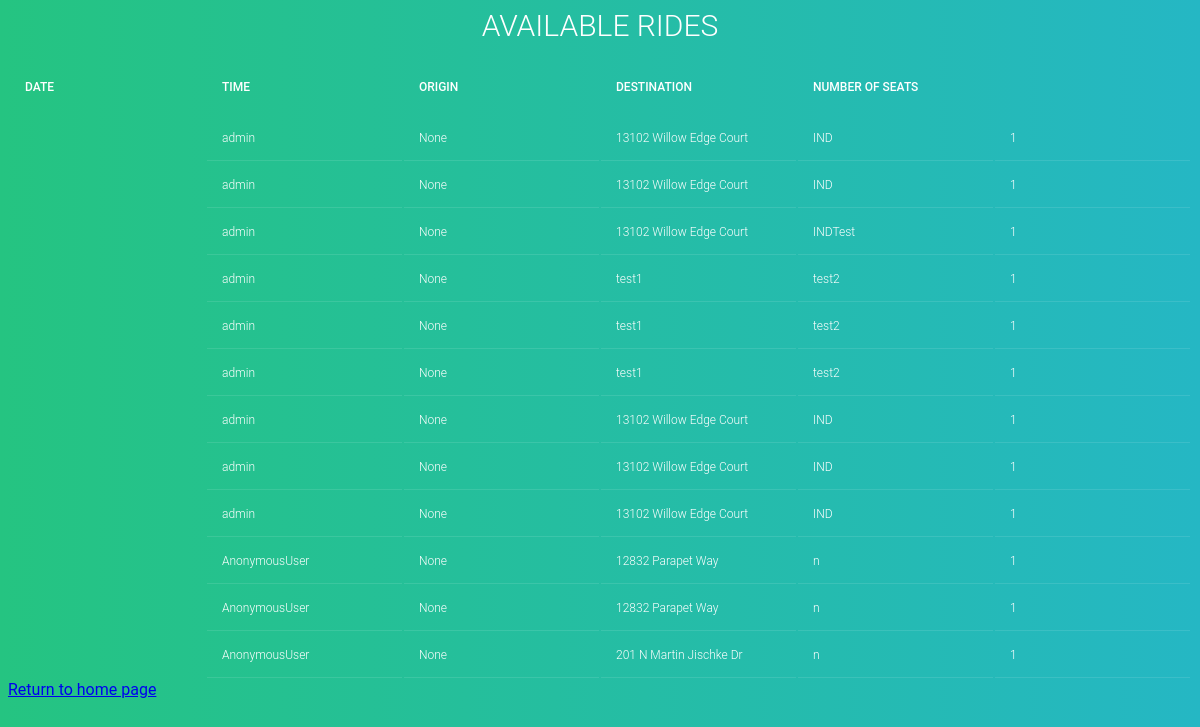
/listings/, run on an earlier commit of the app's database.
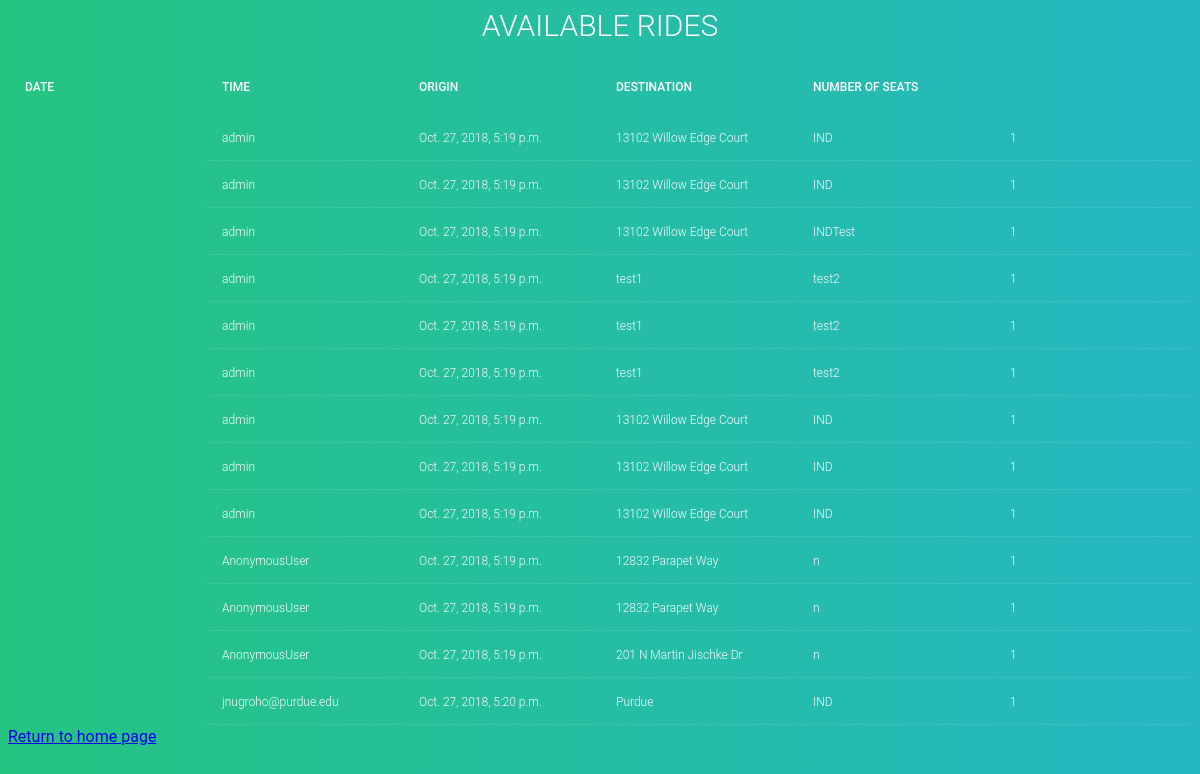
And on a later commit of the database.
### rideshare/models.py (models this page shows, shortened)
class Post(models.Model):
	author = models.CharField(max_length=100, default = "admin")
	seats = models.IntegerField(default=1)
	startLoc = models.CharField(max_length=100, default = "Purdue")
	endLoc = models.CharField(max_length=100, default = "IND")
	date_ride = models.DateTimeField(default = timezone.now)
	published_date = models.DateTimeField(blank=True, null=True, auto_now=True)

### rideshare/views.py (the view)
# urls.py: path('listings/',views.post_list, name='post_list'),  #
def post_list(request):
        posts = Post.objects.filter(published_date__lte=timezone.now()).order_by('published_date')
        return render(request, 'post_list.html', {'posts': posts})

### templates/post_list.html (shortened to what this page needs)
<html>
	<head>
    <h1> Available rides </h1>
  </head>
  <body>
    <table class="table table-striped">
      <thead>
        <tr>
        <th scope="col">Date</th>
        <th scope="col">Time</th>
        <th scope="col">Origin</th>
        <th scope="col">Destination</th>
        <th scope="col">Number of Seats</th>
      </thead>
      <tbody>
        {% for post in posts %}
    <tr>
      <th scope="row"></th>
    <td>{{post.author}}</td>
      <td>{{post.date_ride}}</td>
      <td> {{post.startLoc}}</td>
      <td>{{post.endLoc|linebreaksbr}}</td>
      <td>{{post.seats}}</td>
    </tr>
    {% endfor %}
    </table>
    <div>
      <a href="/">Return to home page</a>
    </div>
  </body>
</html>

### templates/post_list.html (style rules this page uses)
h1 { font-size: 30px; color: #fff; text-transform: uppercase; font-weight: 300; text-align: center; margin-bottom: 15px; }
table { width:100%; table-layout: fixed; }
th { padding: 20px 15px; text-align: left; font-weight: 500; font-size: 12px; color: #fff; text-transform: uppercase; }
td { padding: 15px; text-align: left; vertical-align:middle; font-weight: 300; font-size: 12px; color: #fff; border-bottom: solid 1px rgba(255,255,255,0.1); }
body { background: -webkit-linear-gradient(left, #25c481, #25b7c4); background: linear-gradient(to right, #25c481, #25b7c4); font-family: 'Roboto', sans-serif; }

What changed in the data, as far as the page shows it:
changed Post (number 1 of 13 on the later page): date_ride "None" → "Oct. 27, 2018, 5:19 p.m."
changed Post (number 2 of 13 on the later page): date_ride "None" → "Oct. 27, 2018, 5:19 p.m."
changed Post "INDTest": date_ride "None" → "Oct. 27, 2018, 5:19 p.m."
changed Post (number 4 of 13 on the later page): date_ride "None" → "Oct. 27, 2018, 5:19 p.m."
changed Post (number 5 of 13 on the later page): date_ride "None" → "Oct. 27, 2018, 5:19 p.m."
changed Post (number 6 of 13 on the later page): date_ride "None" → "Oct. 27, 2018, 5:19 p.m."
changed Post (number 7 of 13 on the later page): date_ride "None" → "Oct. 27, 2018, 5:19 p.m."
changed Post (number 8 of 13 on the later page): date_ride "None" → "Oct. 27, 2018, 5:19 p.m."
changed Post (number 9 of 13 on the later page): date_ride "None" → "Oct. 27, 2018, 5:19 p.m."
changed Post (number 10 of 13 on the later page): date_ride "None" → "Oct. 27, 2018, 5:19 p.m."
changed Post (number 11 of 13 on the later page): date_ride "None" → "Oct. 27, 2018, 5:19 p.m."
changed Post "201 N Martin Jischke Dr": date_ride "None" → "Oct. 27, 2018, 5:19 p.m."
added Post: author "jnugroho@purdue.edu", date_ride "Oct. 27, 2018, 5:20 p.m.", startLoc "Purdue", endLoc "IND", seats "1"
